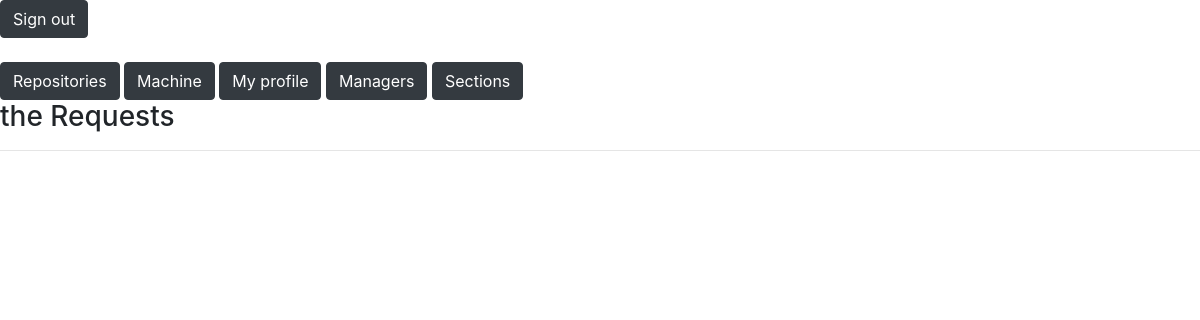
The app's page /engpage.php (signed in), older data.
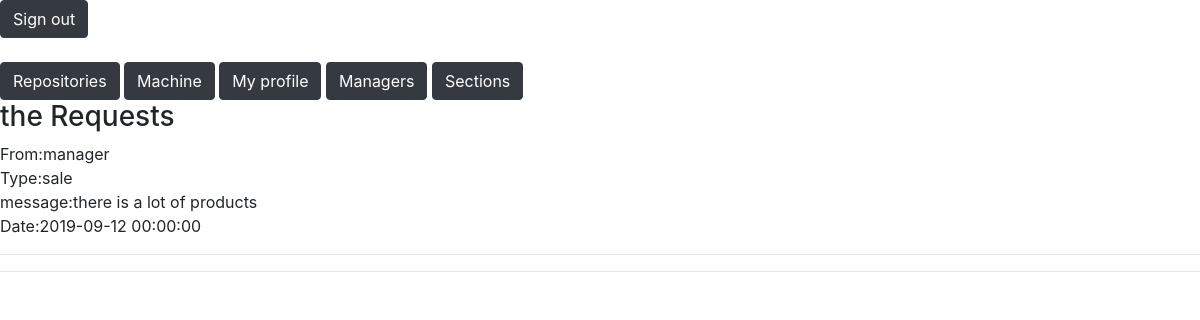
The same page, newer data.
### tables this page shows
CREATE TABLE `requests` (
  `request_id` int(12) NOT NULL,
  `request_type` enum('buy','sale','pay') NOT NULL,
  `request_message` varchar(250) NOT NULL,
  `request_date` datetime NOT NULL,
  `fk_user_from` int(11) NOT NULL,
  `fk_status_id` int(11) NOT NULL
);

CREATE TABLE `users` (
  `user_id` int(12) NOT NULL,
  `fullname` varchar(200) NOT NULL,
  `date_of_birth` date NOT NULL,
  `email` varchar(200) NOT NULL,
  `password` varchar(200) NOT NULL,
  `telefon` varchar(200) NOT NULL,
  `address` varchar(200) NOT NULL,
  `gender` enum('f','m') NOT NULL,
  `status` enum('Married','single') NOT NULL,
  `children` varchar(200) NOT NULL,
  `nationality` varchar(200) NOT NULL,
  `education` varchar(200) NOT NULL,
  `date_of_start` timestamp NOT NULL DEFAULT current_timestamp() ON UPDATE current_timestamp(),
  `role` varchar(200) NOT NULL
);

### engpage.php (the view, shortened to what this page needs)
<?php
require 'db.php';
   ?>
   <!DOCTYPE html>
   <html lang="en">
   <head>
       <?php include 'header.php';?>
   </head>
   <body>
   <a class='btn btn-dark'href ="logout.php?logout">Sign out</a><br><br>
   <a class='btn btn-dark' href="repository.php">Repositories</a>
   <a class='btn btn-dark'href="machine.php">Machine</a>
   <a class='btn btn-dark'href="userprofile.php">My profile</a>
   <a class='btn btn-dark'href="managers.php">Managers</a>
<a class='btn btn-dark'href="section.php">Sections</a>
<h3>the Requests</h3>
<?php
$sql = "SELECT * FROM requests
        JOIN users ON fk_user_from=user_id WHERE role='manager'
        ";
        $result =mysqli_query($conn,$sql);
        if($result->num_rows> 0) {
            while($row = $result->fetch_assoc()) {?>
                <span>From:</span><?php echo $row['fullname'];?><br>
                <span>Type:</span><?php echo $row['request_type'];?><br>
                <span>message:</span><?php echo $row['request_message'];?><br>
                <span>Date:</span><?php echo $row['request_date'];?><br>
<hr>
<?php
}
}
?>
<hr>
   </body>
   </html>

Row changes from the older to the newer data that the page shows:
added requests: fk_user_from.fullname "manager", request_type "sale", request_message "there is a lot of products", request_date "2019-09-12 00:00:00"
